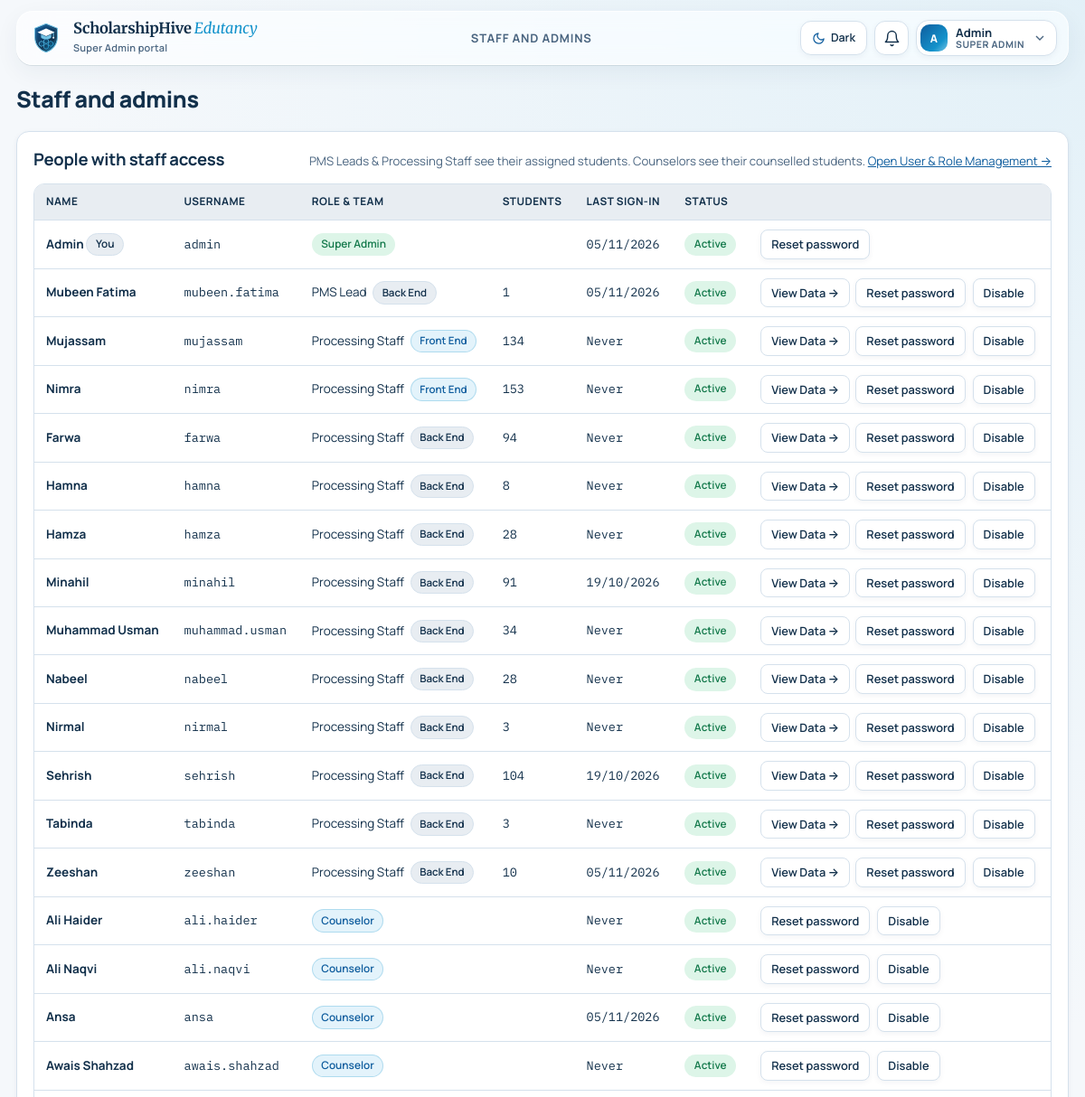
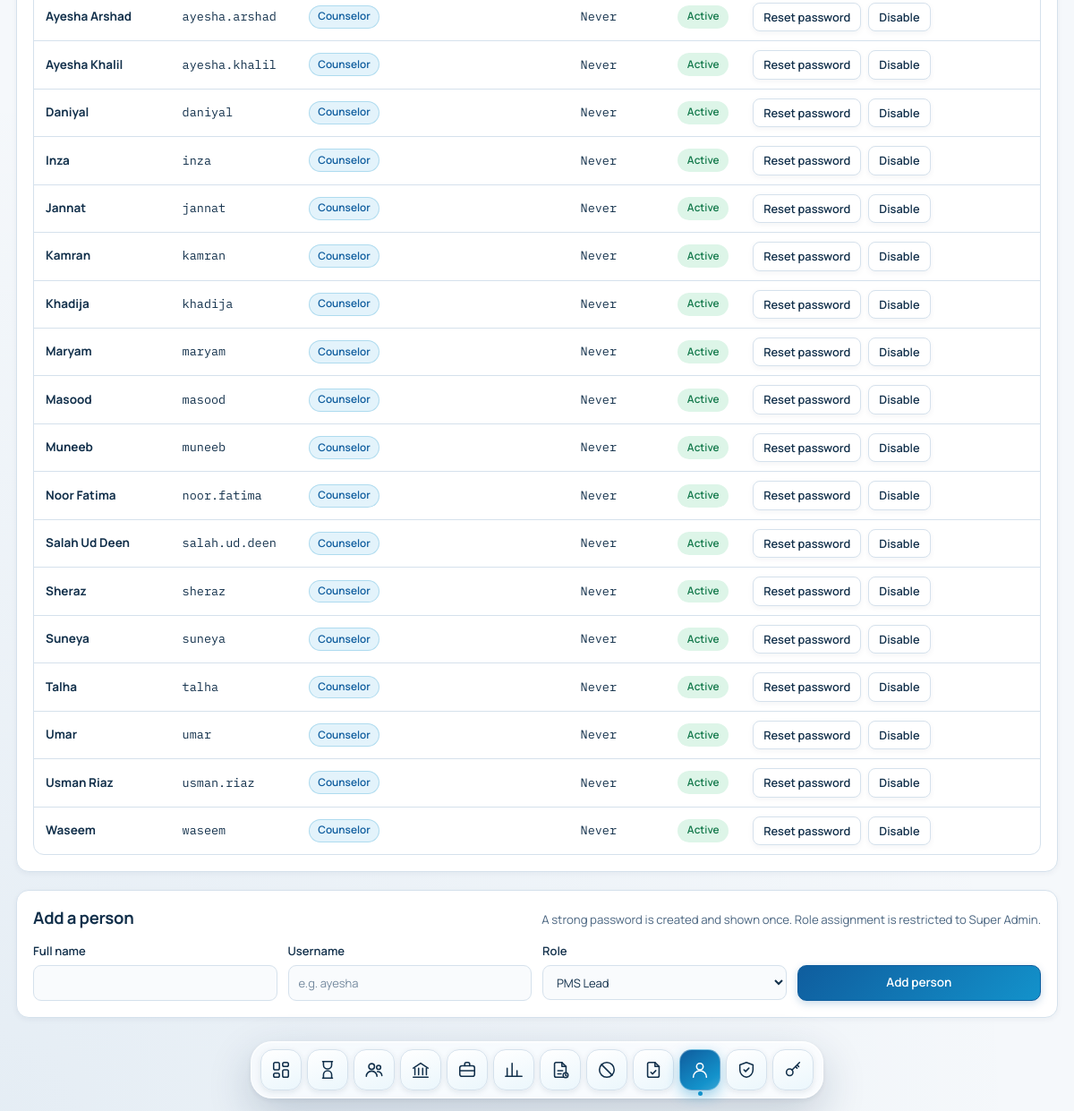
The page /admin/staff.php (signed in) on the database its author committed (2 pictures, top to bottom).
### tables this page shows
CREATE TABLE "users" (
  id                   INTEGER PRIMARY KEY AUTOINCREMENT,
  name                 TEXT NOT NULL,
  username             TEXT NOT NULL UNIQUE,
  password_hash        TEXT NOT NULL,
  role                 TEXT NOT NULL CHECK(role IN ('super_admin','admin','pms_lead','counselor','processing_staff','officer','student')),
  student_id           INTEGER NULL UNIQUE,
  active               INTEGER NOT NULL DEFAULT 1,
  must_change_password INTEGER NOT NULL DEFAULT 1,
  last_login           TEXT NULL,
  created_at           TEXT NOT NULL, department TEXT DEFAULT 'backend', session_token TEXT NULL, session_started_at TEXT NULL, session_ip TEXT NULL, session_agent TEXT NULL,
  FOREIGN KEY (student_id) REFERENCES students(id) ON DELETE CASCADE
);

### app/auth.php (called while the page is built, shortened)
<?php
function is_staff_role(?string $role): bool {
    return in_array($role, ['super_admin', 'admin', 'pms_lead', 'processing_staff', 'officer', 'counselor'], true);
}
function role_label(?string $role): string {
    return match ($role) {
        'super_admin'      => 'Super Admin',
        'admin'            => 'Admin',
        'pms_lead'         => 'PMS Lead',
        'processing_staff' => 'Processing Staff',
        'counselor'        => 'Counselor',
        'officer'          => 'Processing Officer',
        'student'          => 'Student',
        default            => ucfirst((string)$role),
    };
}
function role_satisfies(string $actualRole, string $requiredRole): bool {
    if ($requiredRole === 'admin' && in_array($actualRole, ['super_admin', 'admin'], true)) return true;
    return false;
}
function current_user(?string $role = null): ?array {
    static $cache = [];
    $cacheKey = $role ?? '__any__';
    $candidates = [];
    if ($role !== null) {
        foreach ($_SESSION['auth'] as $slot => $sess) {
            if (!empty($sess['uid']) && (role_satisfies((string)($sess['role'] ?? $slot), $role) || $slot === $role)) {
                $candidates[] = [(string)$slot, (int)$sess['uid']];
            }
        }
    }
    foreach ($candidates as [$slot, $uid]) {
        try {
            $row = q("SELECT id, name, username, role, student_id, active, must_change_password, COALESCE(department, 'backend') AS department, session_token FROM users WHERE id = ?", [$uid])->fetch();
        } catch (PDOException) {
            $row = q("SELECT id, name, username, role, student_id, active, must_change_password, COALESCE(department, 'backend') AS department, '' AS session_token FROM users WHERE id = ?", [$uid])->fetch();
            if ($row) $_SESSION['auth'][$slot]['sid'] = '';
        }
        if (single_session_applies((string)$row['role'])) {
            $dbToken = (string)($row['session_token'] ?? '');
        }
        unset($row['session_token']);
        $cache[$cacheKey] = $row;
        return $row;
    }
    return null;
}
function single_session_applies(string $role): bool {
    $scope = (string)setting('single_session_scope', 'staff');
    return is_staff_role($role);
}
function has_bearer_token(): bool {
    $authHeader = $_SERVER['HTTP_AUTHORIZATION'] ?? $_SERVER['REDIRECT_HTTP_AUTHORIZATION'] ?? '';
    return str_starts_with(trim($authHeader), 'Bearer ');
}
function require_role(string $role, bool $allowPasswordChange = false): array {
    global $CONFIG;
    if (!empty($_SESSION['auth']) && is_array($_SESSION['auth'])) {
        foreach ($_SESSION['auth'] as $slot => $sess) {
            $u = current_user($role);
            if ($u && role_satisfies($u['role'], $role)) {
                if (is_staff_role($u['role']) && !has_bearer_token()) {
                    $idleLogoutMin = (int)setting('IDLE_LOGOUT_MINUTES', $CONFIG['idle_logout_minutes'] ?? 20);
                    $idleSeconds = max(60, 60 * $idleLogoutMin);
                    $lastActive = (int)($sess['last'] ?? $_SESSION['staff_last_active'] ?? 0);
                }
                $isBackgroundPoll = !empty($_SERVER['HTTP_X_BACKGROUND_POLL']);
                return $u;
            }
        }
    }
}

### app/db.php (called while the page is built, shortened)
<?php
function db(): PDO {
    static $pdo = null;
    global $CONFIG;
    if ($pdo) return $pdo;
    $opts = [
        PDO::ATTR_ERRMODE            => PDO::ERRMODE_EXCEPTION,
        PDO::ATTR_DEFAULT_FETCH_MODE => PDO::FETCH_ASSOC,
        PDO::ATTR_EMULATE_PREPARES   => false,
    ];
    try {
        if (!empty($CONFIG['dsn'])) {
            $pdo = new PDO($CONFIG['dsn'], null, null, $opts);
        } else {
            $dsn = 'mysql:host=' . $CONFIG['db_host'] . ';dbname=' . $CONFIG['db_name'] . ';charset=utf8mb4';
            $pdo = new PDO($dsn, $CONFIG['db_user'], $CONFIG['db_pass'], $opts);
        }
    } catch (PDOException $e) {
        error_log('DB connection failed: ' . $e->getMessage());
        http_response_code(500);
        exit('The portal cannot reach its database. Check app/config.php.');
    }
    return $pdo;
}
function q(string $sql, array $params = []): PDOStatement {
    $st = db()->prepare($sql);
    $st->execute($params);
    return $st;
}

### app/helpers.php (called while the page is built, shortened)
<?php
function h($v): string { return htmlspecialchars((string)($v ?? ''), ENT_QUOTES | ENT_SUBSTITUTE, 'UTF-8'); }
function fmt_date(?string $d): string {
    return preg_match('/^(\d{4})-(\d{2})-(\d{2})/', $d, $m) ? "$m[3]/$m[2]/$m[1]" : $d;
}
function setting(string $key, mixed $default = null, bool $reload = false): mixed {
    static $cache = null;
    if ($cache === null || $reload) {
        $cache = [];
        try {
            $hasTable = q("SELECT 1 FROM sqlite_master WHERE type='table' AND name='settings'")->fetchColumn();
            if ($hasTable) {
                foreach (q('SELECT key, value FROM settings') as $r) {
                    $cache[$r['key']] = $r['value'];
                }
            }
        } catch (Throwable) {
        }
    }
    if (array_key_exists($key, $cache)) {
        return $cache[$key];
    }
    $env = getenv($key);
    global $CONFIG;
    $lowerKey = strtolower($key);
    return $CONFIG[$lowerKey] ?? $default;
}

### app/config.php (called while the page is built)
<?php
return [
    'db_host' => 'localhost',
    'db_name' => 'CHANGE_ME_database_name',
    'db_user' => 'CHANGE_ME_database_user',
    'db_pass' => 'CHANGE_ME_database_password',
    'app_name' => 'ScholarshipHive Edutancy',
    'base_url' => '',
    'idle_warning_minutes' => (int)(getenv('IDLE_WARNING_MINUTES') ?: 15),
    'idle_logout_minutes'  => (int)(getenv('IDLE_LOGOUT_MINUTES') ?: 20),
    'idle_minutes'         => (int)(getenv('IDLE_LOGOUT_MINUTES') ?: 20),
    'pending_grace_hours'    => (int)(getenv('PENDING_GRACE_HOURS') !== false ? getenv('PENDING_GRACE_HOURS') : 0),
    'pending_reminder_hours' => (int)(getenv('PENDING_REMINDER_HOURS') ?: 48),
    'cron_secret' => getenv('CRON_SECRET') ?: 'ptp_cron_secret_2026_x9a8b7',
    'max_attempts' => 8,
    'timezone' => 'Asia/Karachi',
    'debug' => false,
];

### app/bootstrap.php (called while the page is built, shortened)
<?php
$CONFIG = require APP . '/config.php';
if (is_file(APP . '/config.local.php')) {
    $CONFIG = array_merge($CONFIG, require APP . '/config.local.php');
}
function base_url(): string {
    static $b = null;
    if ($b !== null) return $b;
    $doc = realpath($_SERVER['DOCUMENT_ROOT'] ?? '') ?: '';
    $root = realpath(ROOT) ?: ROOT;
    $b = '';
    if ($doc !== '' && str_starts_with($root, $doc)) {
        $b = str_replace('\\', '/', substr($root, strlen($doc)));
    }
    return $b = rtrim($b, '/');
}
function url(string $path = ''): string { return base_url() . '/' . ltrim($path, '/'); }
require APP . '/db.php';
require APP . '/helpers.php';
require APP . '/auth.php';

### app/config.local.php (called while the page is built, shortened)
<?php
$dbFile = getenv('PORTAL_SQLITE') ?: (__DIR__ . '/portal.sqlite');
return [
    'dsn' => 'sqlite:' . $dbFile,
    'debug' => (getenv('RAILWAY_ENVIRONMENT') || getenv('VERCEL')) ? false : true,
];

### admin/staff.php (the view, shortened to what this page needs)
<?php
require __DIR__ . '/../app/bootstrap.php';
require APP . '/layout.php';
$u = require_role('admin');
$isSuper = ($u['role'] === 'super_admin');
$people = q("SELECT u.*, (SELECT COUNT(*) FROM students s WHERE s.officer_id = u.id OR s.frontend_officer_id = u.id) AS n FROM users u WHERE role != 'student' ORDER BY CASE role WHEN 'super_admin' THEN 1 WHEN 'admin' THEN 2 WHEN 'pms_lead' THEN 3 WHEN 'processing_staff' THEN 4 WHEN 'officer' THEN 5 ELSE 6 END, COALESCE(department, 'backend') DESC, name")->fetchAll();
?>
<h1>Staff and admins</h1>
<section class="panel">
  <div class="panel-h">
    <h2>People with staff access</h2>
    <p>PMS Leads &amp; Processing Staff see their assigned students. Counselors see their counselled students. <?php if ($isSuper): ?><a href="<?= h(url('admin/roles.php')) ?>">Open User &amp; Role Management →</a><?php endif; ?></p>
  </div>
  <div class="tbl"><table>
    <thead><tr><th>Name</th><th>Username</th><th>Role &amp; Team</th><th>Students</th><th>Last sign-in</th><th>Status</th><th></th></tr></thead>
    <tbody>
    <?php foreach ($people as $p):
        $dept = $p['department'] ?? 'backend';
        $isOfficerLike = in_array($p['role'], ['pms_lead', 'processing_staff', 'officer'], true);
    ?>
      <tr>
        <td><b><?= h($p['name']) ?></b><?= (int)$p['id'] === (int)$u['id'] ? ' <span class="pill">You</span>' : '' ?></td>
        <td class="mono"><?= h($p['username']) ?></td>
        <td>
          <?php if (in_array($p['role'], ['super_admin', 'admin'], true)): ?>
            <span class="pill ok"><?= h(role_label($p['role'])) ?></span>
          <?php elseif ($p['role'] === 'counselor'): ?>
            <span class="pill acc">Counselor</span>
          <?php else: ?>
            <?= h(role_label($p['role'])) ?> <span class="pill <?= $dept === 'frontend' ? 'acc' : '' ?>" style="font-size:0.72rem; margin-left:0.25rem;"><?= $dept === 'frontend' ? 'Front End' : 'Back End' ?></span>
          <?php endif; ?>
        </td>
        <td class="num"><?= $isOfficerLike ? (int)$p['n'] : '' ?></td>
        <td class="num"><?= $p['last_login'] ? h(fmt_date(substr($p['last_login'], 0, 10))) : 'Never' ?></td>
        <td><span class="pill <?= $p['active'] ? 'ok' : 'bad' ?>"><?= $p['active'] ? 'Active' : 'Disabled' ?></span></td>
        <td><div style="display:flex; gap:0.4rem; align-items:center; flex-wrap:wrap;">
          <?php if ($isOfficerLike): ?>
            <a class="btn sm ghost" href="<?= h(url('admin/officers.php?id=' . $p['id'])) ?>" title="View <?= h($p['name']) ?>'s Caseload and Workspace">View Data →</a>
          <?php endif; ?>
          <form method="post" class="row-actions"><?= csrf_field() ?><input type="hidden" name="id" value="<?= (int)$p['id'] ?>">
            <button class="btn sm" name="action" value="reset">Reset password</button>
            <?php if ((int)$p['id'] !== (int)$u['id']): ?><button class="btn sm" name="action" value="toggle"><?= $p['active'] ? 'Disable' : 'Enable' ?></button><?php endif; ?>
          </form>
        </div></td>
      </tr>
    <?php endforeach; ?>
    </tbody>
  </table></div>
</section>
<?php if ($isSuper): ?>
<section class="panel">
  <div class="panel-h"><h2>Add a person</h2><p>A strong password is created and shown once. Role assignment is restricted to Super Admin.</p></div>
  <form method="post" class="fields">
    <label class="f"><span>Full name</span><input name="name" required maxlength="150"></label>
    <label class="f"><span>Username</span><input name="username" required pattern="[a-z0-9._\-]{3,40}" placeholder="e.g. ayesha" autocomplete="off"></label>
    <label class="f"><span>Role</span>
      <select name="role">
        <option value="pms_lead">PMS Lead</option>
      </select>
    </label>
    <div class="f"><span>&nbsp;</span><button class="btn primary" type="submit">Add person</button></div>
  </form>
</section>
<?php endif; ?>

### rows shown on the page
users: name "Admin", shows "You", username "admin", role "Super Admin", last_login "05/11/2026", active "Active"
users: name "Mubeen Fatima", username "mubeen.fatima", role "PMS Lead", department "Back End", n "1", last_login "05/11/2026", active "Active"
users: name "Mujassam", username "mujassam", role "Processing Staff", department "Front End", n "134", shows "Never", active "Active"
users: name "Nimra", username "nimra", role "Processing Staff", department "Front End", n "153", shows "Never", active "Active"
users: name "Farwa", username "farwa", role "Processing Staff", department "Back End", n "94", shows "Never", active "Active"
users: name "Hamna", username "hamna", role "Processing Staff", department "Back End", n "8", shows "Never", active "Active"
users: name "Hamza", username "hamza", role "Processing Staff", department "Back End", n "28", shows "Never", active "Active"
users: name "Minahil", username "minahil", role "Processing Staff", department "Back End", n "91", last_login "19/10/2026", active "Active"
users: name "Muhammad Usman", username "muhammad.usman", role "Processing Staff", department "Back End", n "34", shows "Never", active "Active"
users: name "Nabeel", username "nabeel", role "Processing Staff", department "Back End", n "28", shows "Never", active "Active"
users: name "Nirmal", username "nirmal", role "Processing Staff", department "Back End", n "3", shows "Never", active "Active"
users: name "Sehrish", username "sehrish", role "Processing Staff", department "Back End", n "104", last_login "19/10/2026", active "Active"
users: name "Tabinda", username "tabinda", role "Processing Staff", department "Back End", n "3", shows "Never", active "Active"
users: name "Zeeshan", username "zeeshan", role "Processing Staff", department "Back End", n "10", last_login "05/11/2026", active "Active"
users: name "Ali Haider", username "ali.haider", role "Counselor", shows "Never", active "Active"
users: name "Ali Naqvi", username "ali.naqvi", role "Counselor", shows "Never", active "Active"
users: name "Ansa", username "ansa", role "Counselor", last_login "05/11/2026", active "Active"
users: name "Awais Shahzad", username "awais.shahzad", role "Counselor", shows "Never", active "Active"
users: name "Ayesha Arshad", username "ayesha.arshad", role "Counselor", shows "Never", active "Active"
users: name "Ayesha Khalil", username "ayesha.khalil", role "Counselor", shows "Never", active "Active"
users: name "Daniyal", username "daniyal", role "Counselor", shows "Never", active "Active"
users: name "Inza", username "inza", role "Counselor", shows "Never", active "Active"
users: name "Jannat", username "jannat", role "Counselor", shows "Never", active "Active"
users: name "Kamran", username "kamran", role "Counselor", shows "Never", active "Active"
users: name "Khadija", username "khadija", role "Counselor", shows "Never", active "Active"
users: name "Maryam", username "maryam", role "Counselor", shows "Never", active "Active"
users: name "Masood", username "masood", role "Counselor", shows "Never", active "Active"
users: name "Muneeb", username "muneeb", role "Counselor", shows "Never", active "Active"
users: name "Noor Fatima", username "noor.fatima", role "Counselor", shows "Never", active "Active"
users: name "Salah Ud Deen", username "salah.ud.deen", role "Counselor", shows "Never", active "Active"
users: name "Sheraz", username "sheraz", role "Counselor", shows "Never", active "Active"
users: name "Suneya", username "suneya", role "Counselor", shows "Never", active "Active"
users: name "Talha", username "talha", role "Counselor", shows "Never", active "Active"
users: name "Umar", username "umar", role "Counselor", shows "Never", active "Active"
users: name "Usman Riaz", username "usman.riaz", role "Counselor", shows "Never", active "Active"
users: name "Waseem", username "waseem", role "Counselor", shows "Never", active "Active"

### other values the page prints
$sub "Super Admin portal"
nav_items($u['role'])[$self] "STAFF AND ADMINS"
user_initials((string)$u['name']) "A"
$u['name'] "Admin"
$roleBadge "SUPER ADMIN"
